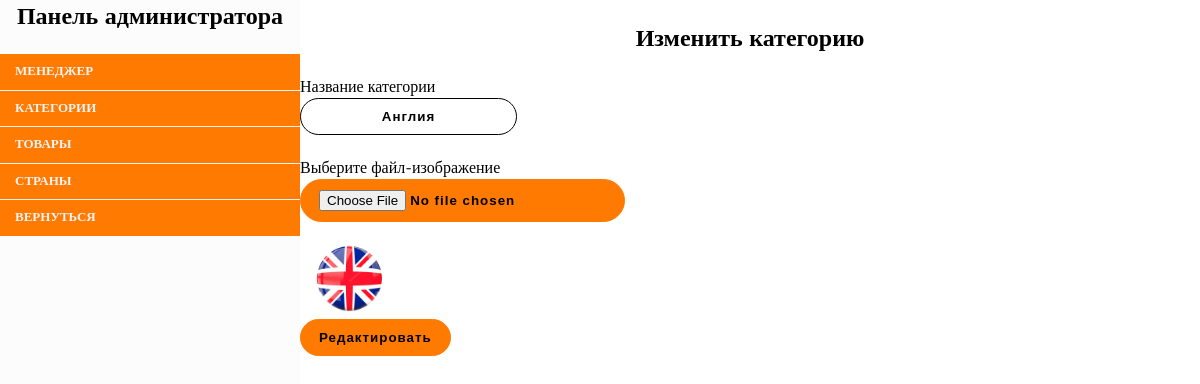
/countries/edit.php?id=2, run on the app's committed database.
### tables this page shows
CREATE TABLE `countries` (
  `id` int(11) NOT NULL,
  `country` varchar(20) NOT NULL,
  `image` varchar(255) NOT NULL
);

### countries/edit.php (called while the page is built, shortened)
<?php
include $_SERVER['DOCUMENT_ROOT'] . '/bootstrap.php';
$id = $_GET['id'] ?? 1;
$country = $dataCountry->getOneCountry($id);
include $_SERVER['DOCUMENT_ROOT'] . '/countries/edit.view.php';

### BD/Connect.php (called while the page is built, shortened)
<?php
class Connect
{
    public static function make($conn)
    {
        return new PDO(
            'mysql:host=' . $conn['host'] . ';dbname=' . $conn['dbname'],
            $conn['login'],
            $conn['password'],
            $conn['options']
        );
    }
}

### bootstrap.php (called while the page is built, shortened)
<?php
include $_SERVER['DOCUMENT_ROOT'] . '/BD/Connect.php';
include $_SERVER['DOCUMENT_ROOT'] . '/APP/Models/Country.php';
$dataCountry = new Country(Connect::make(CONN));

### APP/Models/Country.php (called while the page is built, shortened)
<?php
class Country
{
    protected $pdo;
    public function __construct(PDO $pdo)
    {
        $this->pdo = $pdo;
    }
    public function getOneCountry($id)
    {
        $stmt = $this->pdo->prepare('SELECT * FROM countries WHERE id=:id');
        $stmt->execute(['id' => $id]);
        return $stmt->fetch();
    }
}

### countries/edit.view.php (the view, shortened to what this page needs)
<?php include $_SERVER['DOCUMENT_ROOT'] . '/templates/nav.admin.php'; ?>
<div class="card">
    <h2>Изменить категорию</h2><br>
    <form action="updateCountry.php" method="post" enctype="multipart/form-data">
        <div>
            <label for="country">Название категории</label><br>
            <input class="t" type="text" id="country" name="country" value="<?= $country->country ?>">
        </div>
        <br>
        <div>
            <label for="image">Выберите файл-изображение</label>
            <br>
            <input class="subscribe" type="file" name="image" id="image">
        </div>
        <br>
        <img src="../img/<?= $country->image ?>" alt="img" id="loadImage" style="width: 100px; display: block;">
        <button class="subscribe" type="submit" name="submitUpdate">Редактировать</button>
    </form>
</div>

### CSS/navAdmin.css (style rules this page uses)
* { padding: 0; margin: 0; }
h1, h2, h3, h4, h5, h6 { margin: 0; text-align: center; }
.t { text-align: center; justify-content: center; background: #fff; outline: none; font-weight: bold; padding: 10px 18px; border-radius: 25px; border: 1px solid black; letter-spacing: 1px; }
.subscribe { background: #FF7A00; outline: none; font-weight: bold; padding: 10px 18px; border-radius: 25px; border: 1px solid #FF7A00; letter-spacing: 1px; text-decoration: none; color: black; }
#loadImage { display: none; }

### data on the page
countries: country "Англия", image (picture)
